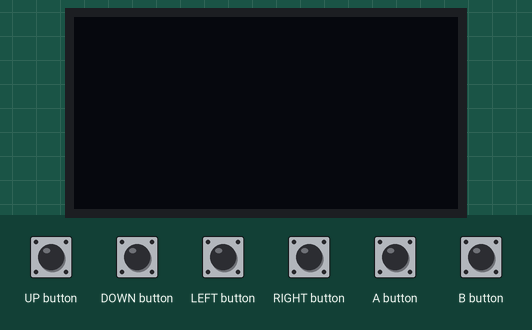
Simulated run of this sketch. Board: Arduboy, built with avr-gcc and run on an emulated ATmega32U4. Shown: 128×64 one-colour display. The test bench sets the inputs (shaded band). Random numbers use the default seed unless the sketch sets one.

Above: at 0.8 s.
0.9 s: A button pressed for 0.15 s
At 1.02 s:
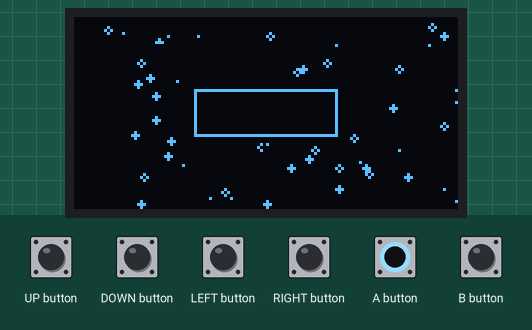
1.6 s: B button pressed for 0.15 s
3.2 s: A button pressed for 1 s
At 3.31 s:
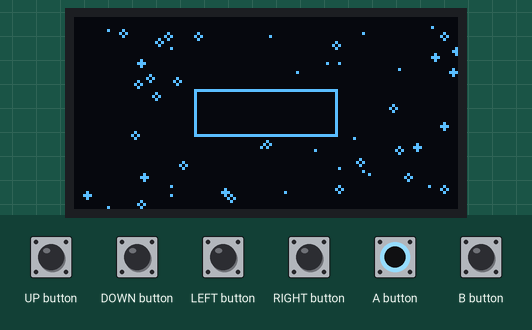

Measured:
- after the input at 0.9 s, the display: first changes at once (image 1 shows a later state)
- after the input at 1.6 s, every drawn part: stays the same
- after the input at 3.2 s, the display: changes after 0.06 s (image 2)

The sketch:

stars.ino
```cpp
#include <Arduboy2.h>
#include "defines.h"
#include "game.h"
#include "platform.h"

Arduboy2Base arduboy;

void setup() {
  // put your setup code here, to run once:

  arduboy.begin();
  arduboy.setFrameRate(FRAME_RATE);

#ifdef DEV_DEB
  Serial.begin(9600);
#endif

  while (!arduboy.pressed(A_BUTTON)) {
    arduboy.idle();
  }

  // We need the delay before the first button press for a good seed
  InitGame();
}

void loop() {
  // put your main code here, to run repeatedly:
  if (arduboy.nextFrame()) {
    if (StepGame())
      arduboy.display();
  }
}

int16_t Platform::Random(int16_t i0, int16_t i1) {

  if (i0 >= i1) return i0;
  return random(i0, i1);
}

void Platform::InitRandomSeed() {
  arduboy.initRandomSeed();
}

uint32_t Platform::GenerateRandomSeed() {
  return arduboy.generateRandomSeed();
}

// For Controller
uint8_t Platform::ButtonState() {
  return arduboy.buttonsState();
}

// For Drawing
void Platform::PutPixel(uint8_t x, uint8_t y, uint8_t colour)
{
  if ((x < 0) || (y < 0) || (x >= DISPLAY_WIDTH) || (y >= DISPLAY_HEIGHT)) {
    return;
  }
  arduboy.drawPixel(x, y, colour);
}

void Platform::DrawBitmap(const uint8_t* bitmap, int16_t x, int16_t y,
                          uint8_t w, uint8_t h, uint8_t colour) {
  arduboy.drawBitmap(x, y, bitmap, w, h, colour);
}

void Platform::DrawLine(int16_t x0, int16_t y0, int16_t x1, int16_t y1,
                        uint8_t colour) {
  arduboy.drawLine(x0, y0, x1, y1, colour);
}

void Platform::DrawRect(int16_t x0, int16_t y0, uint8_t w, uint8_t h,
                        uint8_t colour) {
  arduboy.drawRect(x0, y0, w, h, colour);
}

void Platform::DrawFilledRect(int16_t x0, int16_t y0, uint8_t w, uint8_t h,
    uint8_t colour=COLOUR_WHITE) {
  arduboy.fillRect(x0, y0, w, h, colour);
}

void Platform::Clear() {
  arduboy.clear();
}

unsigned long Platform::Millis() {
  return millis();
}

#ifdef DEV_DEB
void Platform::DebugPrint(uint16_t value, bool endl) {
  Serial.print(value);
  Serial.print(':');
  if (endl) {
    Serial.println();
  }
}

void Platform::DebugPrint(int16_t value, bool endl) {
  Serial.print(value);
  Serial.print(':');
  if (endl) {
    Serial.println();
  }
}

void Platform::DebugPrint(float value, bool endl) {
  Serial.print(value);
  Serial.print(':');
  if (endl) {
    Serial.println();
  }
}

void Platform::DebugPrint(const uint8_t* text, bool endl) {
  Serial.print((char*)text);
  if (endl) {
    Serial.println();
  }
}
#endif
// vim:ts=2:sts=2:sw=2:expandtab
```

controller.cpp
```cpp
// Dispatching user events to the appropriate functions,
// depending on the global State type variable state.
// Emulates "registring listeners"
#include "controller.h"
#include "game.h"
#include "defines.h"
#include "platform.h"

uint8_t previousButtons, currentButtons;
uint8_t DebouncedButtons();


void Dispatch(Event e) {
/* For each event, call all "listeners" that subscribe to that event.
 * The listeners decide whether to act on the event. */
  switch (e) {
    case Short_A:
      ShowStars();
      break;

    case Long_A:
      break;

    case Short_B:
      ToggleAnimation();
      break;

    case Long_B:
      break;

    case Left:
    case Right:
    case Up:
    case Down:
      break;
  }
}

bool JustPressed(uint8_t buttons) {
  return ((buttons & currentButtons) && !(buttons & previousButtons));
}

bool JustReleased(uint8_t buttons) {
  return (!(buttons & currentButtons) && (buttons & previousButtons));
}

void HandleInput() {

  static uint32_t startAPress;
  static bool AButtonDown;
  static uint32_t startBPress;
  static bool BButtonDown;
  static int BButtonLongPressCycles;

  previousButtons = currentButtons;
  currentButtons = Platform::ButtonState();

  if (JustPressed(INPUT_A)) {
    AButtonDown = true;
    startAPress = Platform::Millis();
    Dispatch(Short_A);
  }

  if (JustReleased(INPUT_A)) {
    AButtonDown = false;
    startAPress = Platform::Millis();
  }

  if (AButtonDown && (Platform::Millis() - startAPress) > LONG_PRESS) {
    startAPress = Platform::Millis();
    Dispatch(Long_A);
  }

  // These events available for now:
  if (JustPressed(INPUT_B)) {
    BButtonDown = true;
    startBPress = Platform::Millis();
    Dispatch(Short_B);
  }

  if (JustReleased(INPUT_B)) {
    BButtonDown = false;
    startBPress = Platform::Millis();
    BButtonLongPressCycles = 0;
  }

  if (BButtonDown && (Platform::Millis() - startBPress) > LONG_PRESS) {
    startBPress = Platform::Millis();
    BButtonLongPressCycles++;
    Dispatch(Long_B);
  }

  uint8_t buttons = DebouncedButtons();
  if (buttons & INPUT_UP) Dispatch(Up);
  else if (buttons & INPUT_DOWN) Dispatch(Down);
  else if (buttons & INPUT_LEFT) Dispatch(Left);
  else if (buttons & INPUT_RIGHT) Dispatch(Right);

}

uint8_t DebouncedButtons() {
  // Wait for release
  static bool pressed;

  if (!currentButtons) {
    pressed = false;
    return 0;
  } else if (pressed) {
    return 0;
  }

  pressed = true;
  return currentButtons;
}

// vim: tabstop=2:softtabstop=2:shiftwidth=2:expandtab
```

controller.h
```cpp
#pragma once
#include <stdint.h>

void HandleInput();

// vim: tabstop=2:softtabstop=2:shiftwidth=2:expandtab:filetype=arduino
```

defines.h
```cpp
#pragma once

// Platform dependant definitions
#ifndef ARDUINO
#include <stdint.h>
#include <string.h>
#define PROGMEM
#define PSTR
#define pgm_read_byte(x) *(x)
#define pgm_read_word(x) (*((uint16_t*)x))
#define pgm_read_ptr(x) (*((uintptr_t*)x))
#define strlen_P(x) strlen(x)
#else
#include <avr/pgmspace.h>
//#define pgm_read_ptr pgm_read_word
#endif

#define DEV_DEB

// Conversions
#define U8 (uint8_t*)
#define U16 (uint16_t)
#define I16 (int16_t)

// Game Parameters
#define FRAME_RATE 30
#define FRAME_STEP U16(FRAME_RATE / 10)
#define MAX_STARS 64
#define STAR_DELAY 500

// Mathematical constants

// Functions
#define XPOS(x) ((x >> 3) & 0x7F)
#define YPOS(x) ((x >> 10) & 0x3F)

// Message Dimensions (Middle of the screen)
#define MSG_X 40
#define MSG_Y 24
#define MSG_W 48
#define MSG_H 16

// Screen Dimensions
#define DISPLAY_WIDTH 128
#define DISPLAY_HEIGHT 64

#define COLOUR_BLACK 0
#define COLOUR_WHITE 1
#define INVERT 2

// Buttons
#define INPUT_LEFT 32u
#define INPUT_RIGHT 64u
#define INPUT_UP 128u
#define INPUT_DOWN 16u
#define INPUT_A 8u
#define INPUT_B 4u

// Time
#define LONG_PRESS 2000
// vim:ft=cpp
```

draw.cpp
```cpp
#include "defines.h"
#include "draw.h"
#include "platform.h"
#include "utils.h"

void DrawStars(uint16_t stars[max_stars]) {
  uint8_t i, x, y;
  uint16_t star;

  for (i=0; i<max_stars; i++) {
    star=stars[i];
    x = XPOS(star);
    y = YPOS(star);
    switch (star & 3) {
      case hidden:
        Platform::DrawFilledRect(x, y, 3, 3, COLOUR_BLACK);
        break;
      case dimmed:
        Platform::DrawFilledRect(x, y, 3, 3, COLOUR_BLACK);
        Platform::PutPixel(x + 1, y + 1);
        break;
      case halfdimmed:
        Platform::DrawLine(x + 1, y, x + 1, y + 2);
        Platform::DrawLine(x, y + 1, x + 2, y + 1);
        Platform::PutPixel(x + 1, y + 1, COLOUR_BLACK);
        break;
      case full:
        Platform::DrawLine(x + 1, y, x + 1, y + 2);
        Platform::DrawLine(x, y + 1, x + 2, y + 1);
    }
  }
}

//
// vim:fdm=syntax
```

draw.h
```cpp
// Drawing/display functions
#pragma once
#include <stdint.h>
#include "globals.h"
#include "defines.h"

// Local Functions
void DrawStars(uint16_t stars[max_stars]);
//
// vim:ft=cpp
```

game.cpp
```cpp
/*
Helper functions to unclutter main .ino file
 */
#include "game.h"
#include "draw.h"
#include "controller.h"
#include "globals.h"
#include "utils.h"
#include "platform.h"

// Global variables
bool modified; // True if screen needs to be redrawn
bool running;
/* uint16_t has the following information:
 * Bits 0-1: StarState: on, off, dimmend
 * Bit 2: Direction of animation
 * Bits 3-9: x-coordinate
 * Bits 10-15: y-coordinate
 */
uint16_t stars[max_stars];

void InitStars();
void ShowStars();
void StepStars();

uint16_t frame;

// Functions
void InitGame() {

  running = false;
  modified = true;
  frame = 0;

  uint16_t seed = Platform::GenerateRandomSeed() & 0xFFFF;
  SRand(seed);

  InitStars();
  Platform::Clear();
}

bool StepGame() {
  uint16_t step;

  HandleInput();

  // Don't refresh too often:
  step = (++frame) % FRAME_STEP;
  if (running && (step==0)) {
    StepStars();
  }

  if (modified) {
    modified = false;
    return true;
  }
  return false;
}

void InitStars() {
  uint8_t i=0, x, y;
  uint32_t r;


  while (i<max_stars) {
    r = Rand();
    x = XPOS(r);
    y = YPOS(r);
    // No stars inside the message rectangle
    if ((x > MSG_X - 3) && (x <= MSG_X + MSG_W) &&
        (y > MSG_Y - 3) && (y <= MSG_Y + MSG_H)) continue;
    stars[i] = r;
    i++;
  }
}

void ShowStars() {
  DrawStars(stars);
  Platform::DrawRect(MSG_X, MSG_Y, MSG_W, MSG_H);
  modified = true;
  running = true;
}

void ToggleAnimation() {
  running = !running;
}

void StepStars() {
  uint8_t i, state;
  uint16_t* star;
  int8_t sign;

  for (i=Rand() % 3; i<max_stars; i+=3) {
    star = stars+i;
    sign = ((*star >> 1) & 2) - 1;
    state = (*star & 3) + sign;
    // Set sign bit correctly for next round
    if ((state & 3) == 3) {
      *star &= 0XFFFB;
    } else if ((state & 3) == 0) {
      *star |= 4;
    }
    // Insert new state into star
    *star = (*star & 0xFFFC) | state;
  }
  DrawStars(stars);
  modified=true;
}

// vim:fdm=syntax:tabstop=2:softtabstop=2:shiftwidth=2:expandtab
```

game.h
```cpp
#pragma once

#include <stdint.h>
#include "globals.h"
#include "defines.h"

void InitGame();
bool StepGame();
void ShowStars();
void ToggleAnimation();
// vim: tabstop=2:softtabstop=2:shiftwidth=2:expandtab:filetype=cpp
```

globals.h
```cpp
// Wall, Target, Box, Box on Target
#pragma once
#include "defines.h"
/* typedef enum Piece Piece; */
typedef enum {
  Short_A,
  Long_A,
  Short_B,
  Long_B,
  /* VeryLong_B, */
  Left,
  Right,
  Up,
  Down
} Event;

enum Direction {
  down,
  left,
  right,
  up
};

enum StarState {
  hidden,
  dimmed,
  halfdimmed,
  full
};
constexpr uint16_t max_stars = MAX_STARS;
// vim:ft=cpp
```

platform.h
```cpp
#pragma once

#include <stdint.h>
#include "defines.h"
#include "globals.h"

class Platform
{
public:
  // General
	static uint8_t ButtonState();
  static uint8_t* GetBuffer();
  static int16_t Random(int16_t i0, int16_t i1);
  static uint32_t GenerateRandomSeed();
  static void InitRandomSeed();
  // Drawing
  static void DrawBuffer(); // Do we need this?
  static void PutPixel(uint8_t x, uint8_t y, uint8_t colour=COLOUR_WHITE);
  static void DrawBitmap(const uint8_t* bitmap, int16_t x, int16_t y,
                  uint8_t w, uint8_t h, uint8_t colour=COLOUR_WHITE);
  static void DrawLine(int16_t x0, int16_t y0, int16_t x1, int16_t y1,
      uint8_t colour=COLOUR_WHITE);
  static void DrawRect(int16_t x, int16_t y, uint8_t w, uint8_t h,
      uint8_t colour=COLOUR_WHITE);
  static void DrawFilledRect(int16_t x, int16_t y, uint8_t w, uint8_t h,
      uint8_t colour=COLOUR_WHITE);
  static void DrawCircle(int16_t x0, int16_t y0, uint8_t r,
      uint8_t colour=COLOUR_WHITE);
  static void DrawFilledCircle(int16_t x0, int16_t y0, uint8_t r,
      uint8_t colour=COLOUR_WHITE);
  static void FillScreen(uint8_t colour);
  static void Clear();
  // Timer
  static uint32_t Millis();

  // EEPROM
  /* static SavedState ToEEPROM(const uint8_t *bytes, const uint16_t offset, */
  /*     const uint16_t sz); */
  /* static SavedState FromEEPROM(uint8_t *bytes, const uint16_t offset, */
  /*     const uint16_t length); */
	/* static void PlaySound(const uint16_t* audioPattern); */
	/* static bool IsAudioEnabled(); */
	/* static void SetAudioEnabled(bool isEnabled); */

	/* static void ExpectLoadDelay(); */

  // Debug
#ifdef DEV_DEB
  static void DebugPrint(uint16_t value, bool endl=false);
  static void DebugPrint(int16_t value, bool endl=false);
  static void DebugPrint(float value, bool endl=false);
  static void DebugPrint(const uint8_t* text, bool endl=false);
#endif

};
// vim:ft=cpp
```

utils.cpp
```cpp
#include <stdint.h>
#include "platform.h"
#include "utils.h"

uint16_t r = 54167; // Default seed

uint16_t Rand() {
  r = 77 * r + 73;
  return r;
}

void SRand(uint16_t seed) {
  r = seed;
}
```

utils.h
```cpp
#pragma once
#include <stdint.h>

uint16_t Rand();
void SRand(uint16_t seed);

// vim:ft=cpp
```
